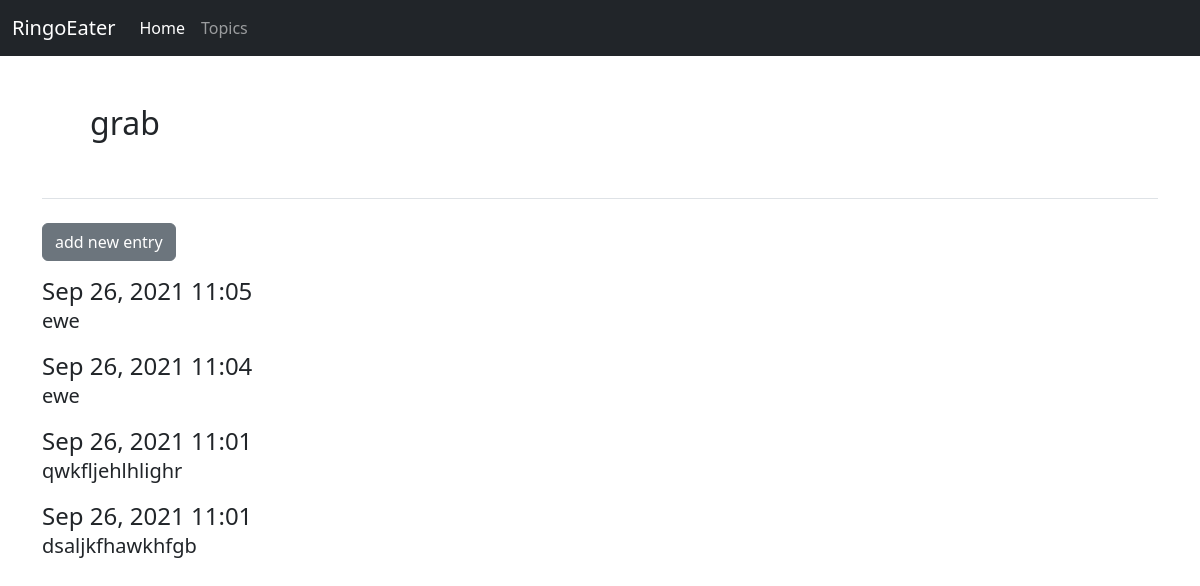
The app's page /topics/1/, older data.
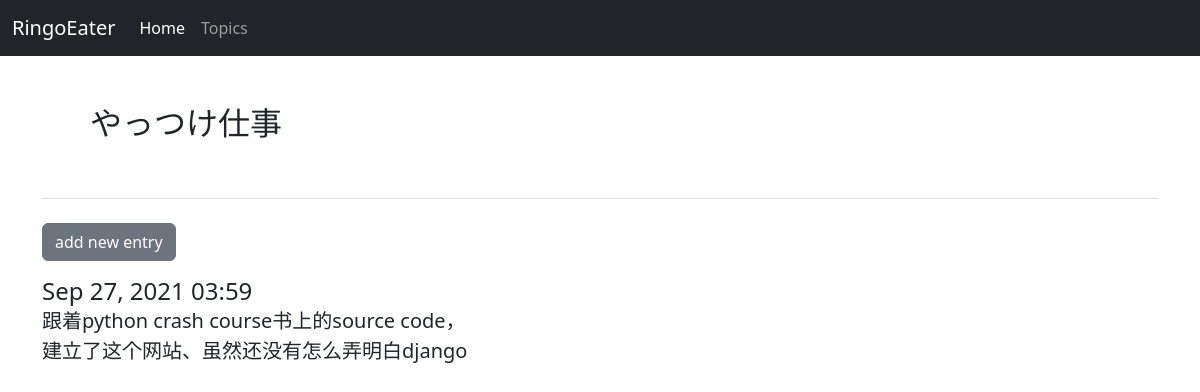
The same page, newer data.
### learning_logs/models.py (models this page shows, shortened)
class Topic(models.Model):
    text= models.CharField(max_length= 200)
    date_added= models.DateTimeField(auto_now_add= True)
    def __str__(self):
        return self.text

class Entry(models.Model):
    topic= models.ForeignKey(Topic, on_delete= models.CASCADE)
    text= models.TextField()
    date_added= models.DateTimeField(auto_now_add= True)
    class Meta:
        verbose_name_plural= 'entries'

### learning_logs/views.py (the view)
# urls.py: path('topics/<int:topic_id>/', views.topic, name="topic"),
def topic(request, topic_id):
    topic= Topic.objects.get(id= topic_id)
    entries= topic.entry_set.order_by('-date_added')
    context= {'topic': topic, 'entries': entries}
    return render(request, 'learning_logs/topic.html', context)

### learning_logs/templates/learning_logs/topic.html (shortened to what this page needs)
{% extends 'learning_logs/base.html' %}
{% block page_header %}
  <h2 class="m-5">{{ topic }}</h2>
{% endblock page_header %}
{% block content %}
   <div><a class="btn btn-secondary mb-3 mt-3" href="{% url 'learning_logs:new_entry' topic.id %}">add new entry</a> </div>
  {% for entry in entries %}
    <h4 class= "card-header">{{ entry.date_added|date:'M d, Y H:i' }}</h4>
    <div class="card-body lead">
      {{ entry.text|linebreaks }}
    </div>
  {% empty %}
    There are no entries for this topic yet.
  {% endfor %}
{% endblock content %}

### learning_logs/templates/learning_logs/base.html (shortened to what this page needs)
{% load bootstrap5 %}
<!DOCTYPE html>
<html lang="en">
  <head>
    {% bootstrap_css %}
  </head>
  <body>
        <nav class="navbar navbar-expand-lg navbar-dark bg-dark">
  <div class="container-fluid">
    <span class="navbar-brand">RingoEater</span>
    <div class="collapse navbar-collapse" id="navbarSupportedContent">
      <ul class="navbar-nav me-auto mb-2 mb-lg-0">
        <li class="nav-item">
          <a class="nav-link active" aria-current="page" href="{% url 'learning_logs:index' %}">Home</a>
        </li>
        <li class="nav-item">
          <a class="nav-link" href="{% url 'learning_logs:topics' %}">Topics</a>
        </li>
      </ul>
    </div>
  </div>
</nav>
    <main role="main" class= "container">
      <div class= "pb-2 mb-2 border-bottom">
        {% block page_header%} {% endblock page_header%}
      </div>
      <div>
        {% block content %}{% endblock content%}
      </div>
    </main>
  </body>
</html>

Row changes from the older to the newer data that the page shows:
removed Entry: date_added "Sep 26, 2021 11:05", text "ewe"
removed Entry: date_added "Sep 26, 2021 11:04", text "ewe"
removed Entry: date_added "Sep 26, 2021 11:01", text "qwkfljehlhlighr"
removed Entry: date_added "Sep 26, 2021 11:01", text "dsaljkfhawkhfgb"
changed Topic: text "grab" → "やっつけ仕事"
added Entry: date_added "Sep 27, 2021 03:59", text "跟着python crash course书上的source code， 建立了这个网站、虽然还没有怎么弄明白django"
